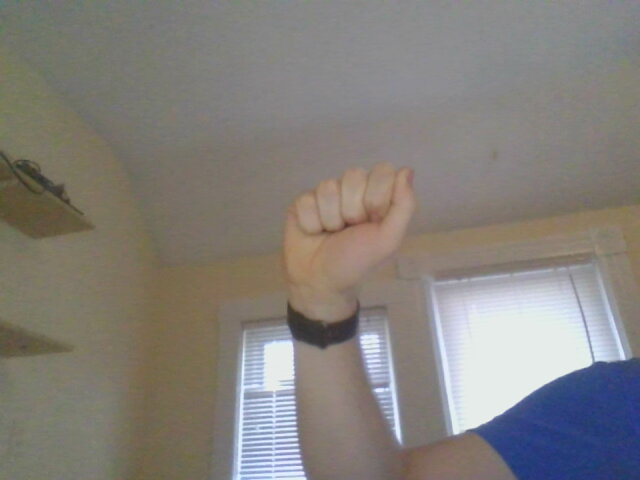
#> input picture alecTestImages/a.jpg, 640 x 480 px, found by its file name; its folder holds only this picture in this run
$ python dataRead.py
#> lines starting #> are read from the running program, lines starting #| are printed output that depends on the picture
### imageDownsize.py
import cv2
import numpy as np
import skimage.measure

def imageResize(img, shape):

    #downsize to nearest upper bound factor of two
    n,m = img.shape
    while(n > shape[0]*2 and m > shape[1]*2):
        img = skimage.measure.block_reduce(img,(2,2),np.min)
        #darken edges
        img1 = cv2.GaussianBlur(img,(5,5),1)
        img2 = cv2.GaussianBlur(img ,(5,5),4)
        img = img - np.abs(img2-img1)
        img[img < 0] = 0
        n,m = img.shape

    #crop to shape
    x = (n-shape[0])//2
    y = (m - shape[1])//2

    return img[x:x+shape[0],y:y+shape[1]]


def centerCrop(img, shape):
    n,m = img.shape
    x = (n-shape[0])//2
    y = (m - shape[1])//2

    return img[x:x+shape[0],y:y+shape[1]]


### dataRead.py
import cv2
import pandas as pd
import imageDownsize as iD


filePath = '/home/alecsoc/Desktop/mygit/EECS504_Project_F20/alecTestImages/'
fileType = '.jpg'

#Read contents of images
contentsDF = pd.read_csv(filePath + 'content.txt', header=None)
#> (reads alecTestImages/content.txt from the repository)
contents = contentsDF.values[0]

#Read images
for i in contents:
    img = cv2.imread(filePath + i + fileType)
#> img is the input picture: shape (480, 640, 3); mean B, G, R 123.2, 127.7, 131.7
    img = cv2.cvtColor(img, cv2.COLOR_BGR2GRAY)
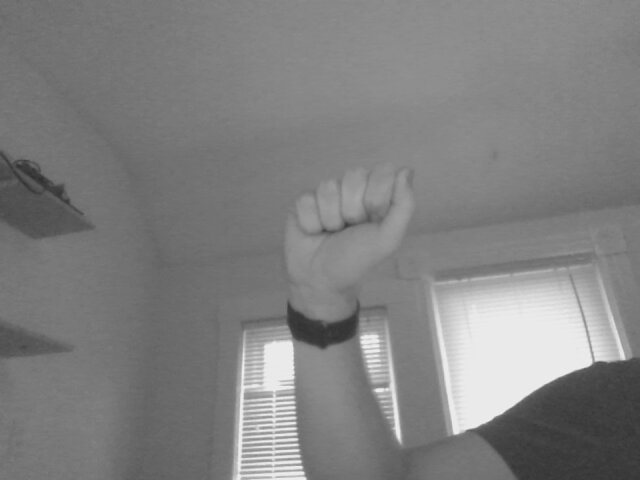
#> img: shape (480, 640); min 47, max 246, mean 128.4
    img = iD.centerCrop(img,(2**8,2**8))
#> in centerCrop, `return img[x:x+shape[0],y:y+shape[1]]`:
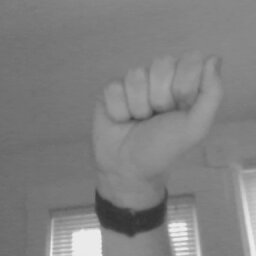
#> returned value: shape (256, 256); min 50, max 242, mean 129.1
    img = iD.imageResize(img,(28,28))
#> after the loop in imageResize, `while(n > shape[0]*2 and m > shape[1]*2):`:
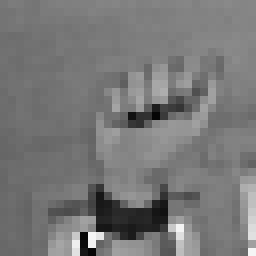
#> img: shape (32, 32) (shown 8 times larger); min 5, max 246, mean 119.4
#> in imageResize, `return img[x:x+shape[0],y:y+shape[1]]`:
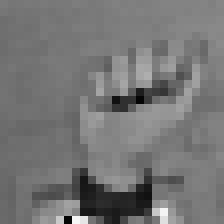
#> returned value: shape (28, 28) (shown 8 times larger); min 5, max 246, mean 117.2
#> (the run stopped early here; a loop or call above may not have finished)
